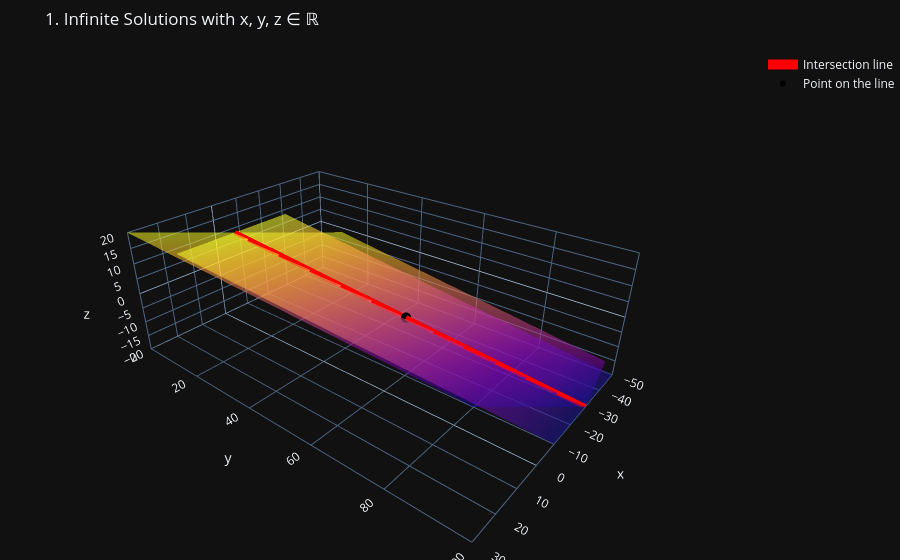
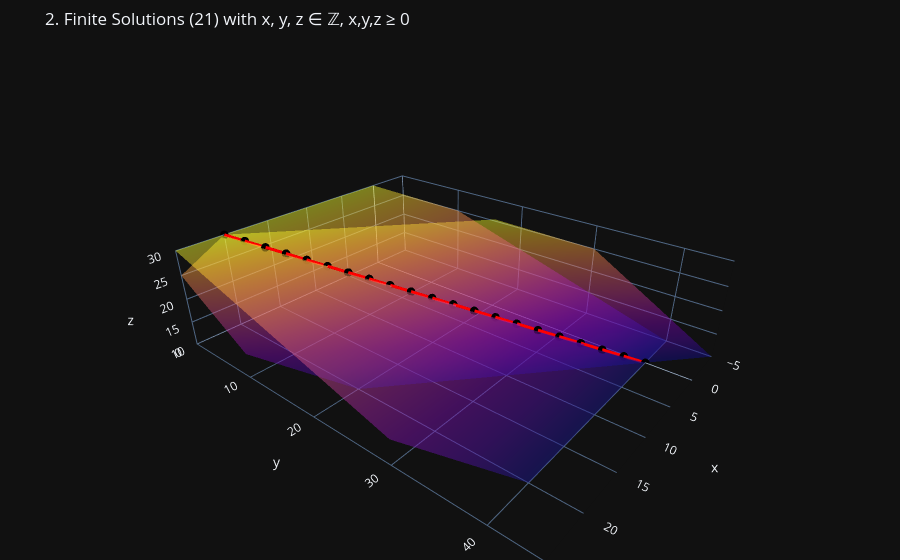

Write notebook code for charts like these, in order.
### Markdown cell above
## Infinite Solutions

### Code cell
import numpy as np
import plotly.graph_objects as go
import plotly.io as pio

# Uncomment this if you want Plotly to open in the browser
# pio.renderers.default = "browser"


# ------------------------------------------------------------
# Problem setup
# System:
#   x + y + z = 50
#   y + 2z = 60
#
# Parametric solution:
#   x = z - 10
#   y = 60 - 2z
#   z = t
# ------------------------------------------------------------

def parametric_line(t):
    """
    Returns the parametric solution of the intersection line.

    Parameters
    ----------
    t : array-like
        Parameter values.

    Returns
    -------
    x, y, z : arrays
        Coordinates of the line.
    """
    t = np.asarray(t)
    x = t - 10
    y = 60 - 2 * t
    z = t
    return x, y, z


def build_plane_patches(t_vals, s_vals):
    """
    Builds two plane patches around the intersection line.

    Plane 1: x + y + z = 50
    Plane 2: y + 2z = 60

    Parameters
    ----------
    t_vals : array
        Values used along the intersection line direction.
    s_vals : array
        Values used to sweep out each plane around the line.

    Returns
    -------
    (X1, Y1, Z1), (X2, Y2, Z2) : tuples of arrays
        Meshes for Plane 1 and Plane 2.
    """
    T, S = np.meshgrid(t_vals, s_vals)

    # Plane 1
    X1 = (T - 10) + S
    Y1 = (60 - 2 * T) - S
    Z1 = T

    # Plane 2
    X2 = (T - 10) + S
    Y2 = 60 - 2 * T
    Z2 = T

    return (X1, Y1, Z1), (X2, Y2, Z2)


def add_planes(fig, plane1, plane2, opacity=0.55):
    """
    Adds the two planes to a Plotly figure.
    """
    X1, Y1, Z1 = plane1
    X2, Y2, Z2 = plane2

    fig.add_surface(
        x=X1,
        y=Y1,
        z=Z1,
        opacity=opacity,
        showscale=False,
        name="Plane 1: x + y + z = 50"
    )

    fig.add_surface(
        x=X2,
        y=Y2,
        z=Z2,
        opacity=opacity,
        showscale=False,
        name="Plane 2: y + 2z = 60"
    )


def style_figure(fig, title, x_range, y_range, z_range):
    """
    Applies common layout settings.
    """
    fig.update_layout(
        title=title,
        scene=dict(
            xaxis_title='x',
            yaxis_title='y',
            zaxis_title='z',
            xaxis=dict(range=x_range),
            yaxis=dict(range=y_range),
            zaxis=dict(range=z_range),
            aspectmode="data",
            camera=dict(eye=dict(x=1.7, y=1.4, z=1.2))
        ),
        margin=dict(l=0, r=0, t=50, b=0)
    )


def plot_infinite_solutions():
    """
    Plots the full intersection line over the reals.
    """
    # Wider real-valued ranges to show the planes clearly
    t_vals = np.linspace(-20, 20, 30)
    s_vals = np.linspace(-20, 20, 50)

    plane1, plane2 = build_plane_patches(t_vals, s_vals)

    # Line over the same visible t-range
    t_line = np.linspace(-20, 20, 300)
    x_line, y_line, z_line = parametric_line(t_line)

    fig = go.Figure()
    add_planes(fig, plane1, plane2, opacity=0.55)

    fig.add_scatter3d(
        x=x_line,
        y=y_line,
        z=z_line,
        mode='lines',
        name='Intersection line',
        line=dict(color='red', width=10)
    )

    # A sample point on the line
    k = len(t_line) // 2
    fig.add_scatter3d(
        x=[x_line[k]],
        y=[y_line[k]],
        z=[z_line[k]],
        mode='markers',
        name='Point on the line',
        marker=dict(size=6, color='black')
    )

    style_figure(
        fig,
        title="1. Infinite Solutions with x, y, z ∈ ℝ",
        x_range=[-50, 30],
        y_range=[0, 100],
        z_range=[-20, 20]
    )
    pio.write_image(fig, "../figures/infinite_solutions.png")
    fig.show()


def integer_solutions(z_min=10, z_max=30):
    """
    Computes all integer solutions under the constraints:
    z in {z_min, ..., z_max}, x,y,z >= 0.
    """
    z_vals = np.arange(z_min, z_max + 1)
    x_vals = z_vals - 10
    y_vals = 60 - 2 * z_vals

    mask = (x_vals >= 0) & (y_vals >= 0) & (z_vals >= 0)

    return x_vals[mask], y_vals[mask], z_vals[mask]


def plot_finite_solutions():
    """
    Plots the finite set of integer solutions.
    """
    # Same planes, but now we focus on the relevant integer region
    t_vals = np.linspace(10, 30, 30)
    s_vals = np.linspace(-20, 20, 50)

    plane1, plane2 = build_plane_patches(t_vals, s_vals)

    x_int, y_int, z_int = integer_solutions(10, 30)
    n_solutions = len(z_int)

    fig = go.Figure()
    add_planes(fig, plane1, plane2, opacity=0.45)

    # Draw the finite segment as a thin guide
    fig.add_scatter3d(
        x=x_int,
        y=y_int,
        z=z_int,
        mode='lines+markers',
        name='Integer solutions',
        line=dict(color='red', width=6),
        marker=dict(size=5, color='black')
    )

    style_figure(
        fig,
        title=f"2. Finite Solutions ({n_solutions}) with x, y, z ∈ ℤ, x,y,z ≥ 0",
        x_range=[-5, 25],
        y_range=[0, 45],
        z_range=[10, 30]
    )


    pio.write_image(fig, "../figures/finite_solutions.png")
    fig.show()

# Run both plots in sequence
plot_infinite_solutions()
plot_finite_solutions()

### Figure 1 — Plotly figure (JSON) as saved in the notebook; plotly's stock layout.template omitted (floating-point values rounded to 4 significant figures; data arrays with more than 128 entries replaced by an {"elided": "..."} marker saying what was removed)
{"data": [{"name": "Plane 1: x + y + z = 50", "opacity": 0.55, "showscale": false, "x": {"elided": "50x30 float values"}, "y": {"elided": "50x30 float values"}, "z": {"elided": "50x30 float values"}, "type": "surface"}, {"name": "Plane 2: y + 2z = 60", "opacity": 0.55, "showscale": false, "x": {"elided": "50x30 float values"}, "y": {"elided": "50x30 float values"}, "z": {"elided": "50x30 float values"}, "type": "surface"}, {"line": {"color": "red", "width": 10}, "mode": "lines", "name": "Intersection line", "x": {"elided": "300 float values"}, "y": {"elided": "300 float values"}, "z": {"elided": "300 float values"}, "type": "scatter3d"}, {"marker": {"color": "black", "size": 6}, "mode": "markers", "name": "Point on the line", "x": [-9.933], "y": [59.87], "z": [0.06689], "type": "scatter3d"}], "layout": {"scene": {"xaxis": {"title": {"text": "x"}, "range": [-50, 30]}, "yaxis": {"title": {"text": "y"}, "range": [0, 100]}, "zaxis": {"title": {"text": "z"}, "range": [-20, 20]}, "camera": {"eye": {"x": 1.7, "y": 1.4, "z": 1.2}}, "aspectmode": "data"}, "margin": {"l": 0, "r": 0, "t": 50, "b": 0}, "title": {"text": "1. Infinite Solutions with x, y, z ∈ ℝ"}}}

### Figure 2 — Plotly figure (JSON) as saved in the notebook; plotly's stock layout.template omitted (floating-point values rounded to 4 significant figures; data arrays with more than 128 entries replaced by an {"elided": "..."} marker saying what was removed)
{"data": [{"name": "Plane 1: x + y + z = 50", "opacity": 0.45, "showscale": false, "x": {"elided": "50x30 float values"}, "y": {"elided": "50x30 float values"}, "z": {"elided": "50x30 float values"}, "type": "surface"}, {"name": "Plane 2: y + 2z = 60", "opacity": 0.45, "showscale": false, "x": {"elided": "50x30 float values"}, "y": {"elided": "50x30 float values"}, "z": {"elided": "50x30 float values"}, "type": "surface"}, {"line": {"color": "red", "width": 6}, "marker": {"color": "black", "size": 5}, "mode": "lines+markers", "name": "Integer solutions", "x": [0, 1, 2, 3, 4, 5, 6, 7, 8, 9, 10, 11, 12, 13, 14, 15, 16, 17, 18, 19, 20], "y": [40, 38, 36, 34, 32, 30, 28, 26, 24, 22, 20, 18, 16, 14, 12, 10, 8, 6, 4, 2, 0], "z": [10, 11, 12, 13, 14, 15, 16, 17, 18, 19, 20, 21, 22, 23, 24, 25, 26, 27, 28, 29, 30], "type": "scatter3d"}], "layout": {"scene": {"xaxis": {"title": {"text": "x"}, "range": [-5, 25]}, "yaxis": {"title": {"text": "y"}, "range": [0, 45]}, "zaxis": {"title": {"text": "z"}, "range": [10, 30]}, "camera": {"eye": {"x": 1.7, "y": 1.4, "z": 1.2}}, "aspectmode": "data"}, "margin": {"l": 0, "r": 0, "t": 50, "b": 0}, "title": {"text": "2. Finite Solutions (21) with x, y, z ∈ ℤ, x,y,z ≥ 0"}}}
